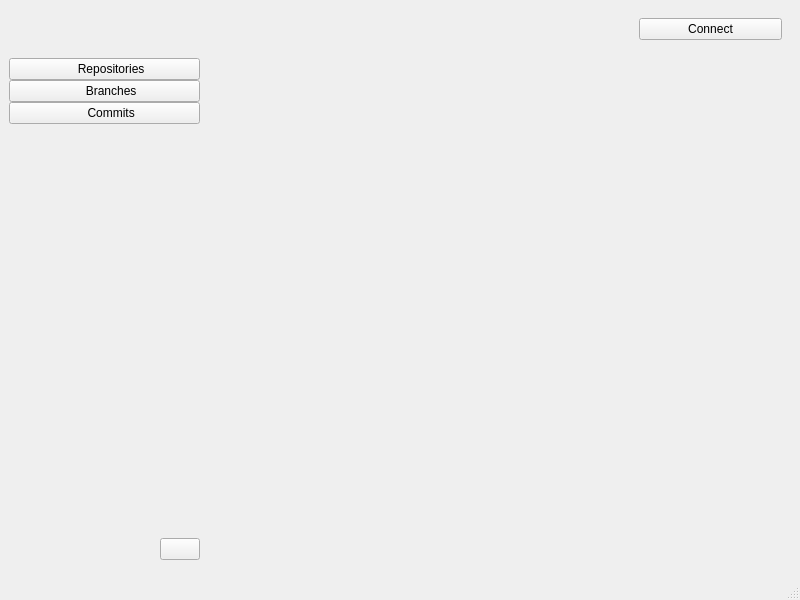
<?xml version="1.0" encoding="UTF-8"?>
<ui version="4.0">
 <class>MainWindow</class>
 <widget class="QMainWindow" name="MainWindow">
  <property name="geometry">
   <rect>
    <x>0</x>
    <y>0</y>
    <width>800</width>
    <height>600</height>
   </rect>
  </property>
  <property name="windowTitle">
   <string>MainWindow</string>
  </property>
  <widget class="QWidget" name="centralwidget">
   <layout class="QVBoxLayout" name="verticalLayout">
    <property name="spacing">
     <number>0</number>
    </property>
    <property name="leftMargin">
     <number>0</number>
    </property>
    <property name="topMargin">
     <number>0</number>
    </property>
    <property name="rightMargin">
     <number>0</number>
    </property>
    <property name="bottomMargin">
     <number>0</number>
    </property>
    <item>
     <widget class="QWidget" name="horizontalWidget" native="true">
      <layout class="QHBoxLayout" name="horizontalLayout">
       <property name="spacing">
        <number>0</number>
       </property>
       <item>
        <widget class="QWidget" name="widget" native="true">
         <layout class="QVBoxLayout" name="verticalLayout_4">
          <property name="spacing">
           <number>0</number>
          </property>
          <property name="leftMargin">
           <number>0</number>
          </property>
          <property name="topMargin">
           <number>0</number>
          </property>
          <property name="rightMargin">
           <number>0</number>
          </property>
          <property name="bottomMargin">
           <number>0</number>
          </property>
          <item>
           <widget class="QWidget" name="widget_2" native="true">
            <layout class="QHBoxLayout" name="horizontalLayout_3">
             <item>
              <spacer name="horizontalSpacer">
               <property name="orientation">
                <enum>Qt::Orientation::Horizontal</enum>
               </property>
               <property name="sizeHint" stdset="0">
                <size>
                 <width>40</width>
                 <height>20</height>
                </size>
               </property>
              </spacer>
             </item>
             <item>
              <widget class="QPushButton" name="connectButton">
               <property name="sizePolicy">
                <sizepolicy hsizetype="Expanding" vsizetype="Fixed">
                 <horstretch>0</horstretch>
                 <verstretch>0</verstretch>
                </sizepolicy>
               </property>
               <property name="maximumSize">
                <size>
                 <width>143</width>
                 <height>60</height>
                </size>
               </property>
               <property name="cursor">
                <cursorShape>PointingHandCursor</cursorShape>
               </property>
               <property name="text">
                <string>Connect</string>
               </property>
              </widget>
             </item>
            </layout>
           </widget>
          </item>
          <item>
           <widget class="QWidget" name="widget_3" native="true">
            <layout class="QHBoxLayout" name="horizontalLayout_2">
             <property name="spacing">
              <number>0</number>
             </property>
             <property name="leftMargin">
              <number>0</number>
             </property>
             <property name="topMargin">
              <number>0</number>
             </property>
             <property name="rightMargin">
              <number>0</number>
             </property>
             <property name="bottomMargin">
              <number>0</number>
             </property>
             <item>
              <widget class="QWidget" name="navbarWidget" native="true">
               <property name="sizePolicy">
                <sizepolicy hsizetype="Expanding" vsizetype="Expanding">
                 <horstretch>0</horstretch>
                 <verstretch>0</verstretch>
                </sizepolicy>
               </property>
               <property name="minimumSize">
                <size>
                 <width>0</width>
                 <height>0</height>
                </size>
               </property>
               <property name="maximumSize">
                <size>
                 <width>200</width>
                 <height>16777211</height>
                </size>
               </property>
               <layout class="QVBoxLayout" name="verticalLayout_2">
                <property name="spacing">
                 <number>0</number>
                </property>
                <property name="leftMargin">
                 <number>0</number>
                </property>
                <property name="topMargin">
                 <number>9</number>
                </property>
                <property name="rightMargin">
                 <number>9</number>
                </property>
                <property name="bottomMargin">
                 <number>9</number>
                </property>
                <item>
                 <layout class="QVBoxLayout" name="verticalLayout_3">
                  <item>
                   <widget class="QPushButton" name="repositoriesNavButton">
                    <property name="cursor">
                     <cursorShape>PointingHandCursor</cursorShape>
                    </property>
                    <property name="toolTip">
                     <string>&lt;html&gt;&lt;head/&gt;&lt;body&gt;&lt;p&gt;Repositories&lt;/p&gt;&lt;/body&gt;&lt;/html&gt;</string>
                    </property>
                    <property name="toolTipDuration">
                     <number>5</number>
                    </property>
                    <property name="text">
                     <string>    Repositories</string>
                    </property>
                    <property name="icon">
                     <iconset resource="../../../resources.qrc">
                      <normaloff>:/resources/icons/icon-repo.svg</normaloff>:/resources/icons/icon-repo.svg</iconset>
                    </property>
                    <property name="iconSize">
                     <size>
                      <width>26</width>
                      <height>26</height>
                     </size>
                    </property>
                   </widget>
                  </item>
                  <item>
                   <widget class="QPushButton" name="branchNavButton">
                    <property name="sizePolicy">
                     <sizepolicy hsizetype="Expanding" vsizetype="Fixed">
                      <horstretch>0</horstretch>
                      <verstretch>0</verstretch>
                     </sizepolicy>
                    </property>
                    <property name="cursor">
                     <cursorShape>PointingHandCursor</cursorShape>
                    </property>
                    <property name="toolTip">
                     <string>Branches</string>
                    </property>
                    <property name="toolTipDuration">
                     <number>5</number>
                    </property>
                    <property name="text">
                     <string>    Branches</string>
                    </property>
                    <property name="icon">
                     <iconset resource="../../../resources.qrc">
                      <normaloff>:/resources/icons/icon-branch.svg</normaloff>:/resources/icons/icon-branch.svg</iconset>
                    </property>
                    <property name="iconSize">
                     <size>
                      <width>26</width>
                      <height>26</height>
                     </size>
                    </property>
                    <property name="checkable">
                     <bool>true</bool>
                    </property>
                   </widget>
                  </item>
                  <item>
                   <widget class="QPushButton" name="commitsNavButton">
                    <property name="cursor">
                     <cursorShape>PointingHandCursor</cursorShape>
                    </property>
                    <property name="toolTip">
                     <string>Commits</string>
                    </property>
                    <property name="toolTipDuration">
                     <number>5</number>
                    </property>
                    <property name="text">
                     <string>    Commits</string>
                    </property>
                    <property name="icon">
                     <iconset resource="../../../resources.qrc">
                      <normaloff>:/resources/icons/icon-commit.svg</normaloff>:/resources/icons/icon-commit.svg</iconset>
                    </property>
                    <property name="iconSize">
                     <size>
                      <width>26</width>
                      <height>26</height>
                     </size>
                    </property>
                   </widget>
                  </item>
                  <item>
                   <spacer name="verticalSpacer">
                    <property name="orientation">
                     <enum>Qt::Orientation::Vertical</enum>
                    </property>
                    <property name="sizeHint" stdset="0">
                     <size>
                      <width>20</width>
                      <height>40</height>
                     </size>
                    </property>
                   </spacer>
                  </item>
                  <item alignment="Qt::AlignmentFlag::AlignRight">
                   <widget class="QPushButton" name="toggleButton">
                    <property name="text">
                     <string/>
                    </property>
                    <property name="icon">
                     <iconset resource="../../../resources.qrc">
                      <normaloff>:/resources/icons/navbar-toggle-left.svg</normaloff>:/resources/icons/navbar-toggle-left.svg</iconset>
                    </property>
                    <property name="iconSize">
                     <size>
                      <width>26</width>
                      <height>26</height>
                     </size>
                    </property>
                   </widget>
                  </item>
                 </layout>
                </item>
               </layout>
              </widget>
             </item>
             <item>
              <widget class="QWidget" name="MainContentWidget" native="true">
               <property name="sizePolicy">
                <sizepolicy hsizetype="Expanding" vsizetype="Expanding">
                 <horstretch>0</horstretch>
                 <verstretch>0</verstretch>
                </sizepolicy>
               </property>
               <property name="toolTip">
                <string/>
               </property>
              </widget>
             </item>
            </layout>
           </widget>
          </item>
         </layout>
        </widget>
       </item>
      </layout>
     </widget>
    </item>
   </layout>
  </widget>
  <widget class="QMenuBar" name="menubar">
   <property name="geometry">
    <rect>
     <x>0</x>
     <y>0</y>
     <width>800</width>
     <height>33</height>
    </rect>
   </property>
  </widget>
  <widget class="QStatusBar" name="statusbar"/>
 </widget>
 <resources>
  <include location="../../../resources.qrc"/>
 </resources>
 <connections/>
</ui>
